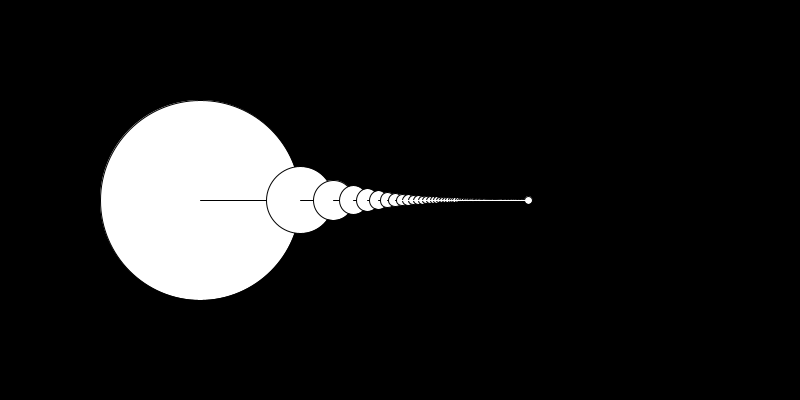
Frame 1 (no input)
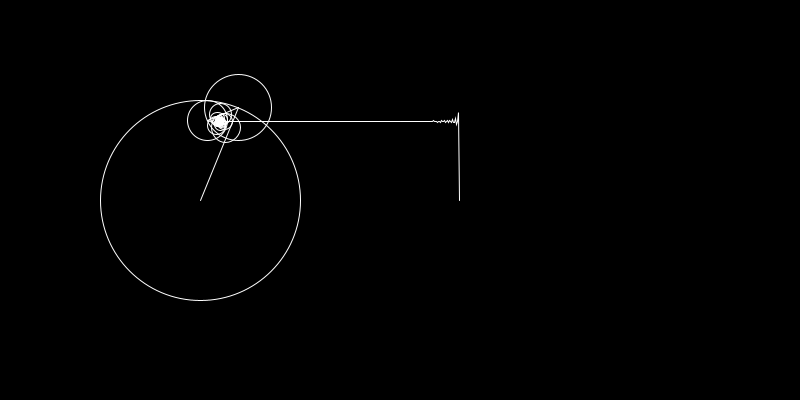
Frame 60 (the mouse pressed at the canvas centre just before this capture)
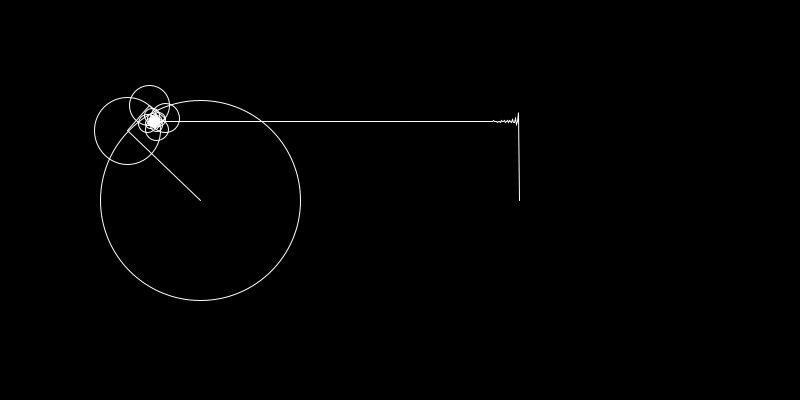
Frame 120 (the mouse held since frame 60 and released just before this capture)

The Processing sketch that drew these frames (run headless with seeded random() and noise(); from frame 60 on, the mouse is pressed at the canvas centre):

// Processing sketch: DFT
// ── DFT.pde
float r=100;
float time=0;
int num=100;
FloatList p;
FloatList p1;
float[] wa={100,100,100,-100,-100,-100,100,100,100,-100,-100,-100};
float[][] wave;
PVector location=new PVector(0,0);

void setup(){
  size(800,400);
  wave=dft(wa);
  p=new FloatList();
  //println(wave[6]);
}

void draw(){
  background(0);
  translate(200,200);
  float x=0;
  float y=0;
  for(int i=1;i<=num;i+=1){
    circle(x,y,2*r/(2*i-1));
    float fx=x+r*cos((2*i-1)*time)/(2*i-1);
    float fy=y+r*sin((2*i-1)*time)/(2*i-1);
    line(x,y,fx,fy);
    x=fx;
    y=fy; 
  }
  fill(255);
  circle(x,y,8);
  location=new PVector(x,y);
  
  
  
  p.append(location.y);
  p1=p.copy();
  p1.reverse();
  stroke(255);
  line(location.x,location.y,200,p1.get(0));
  translate(200,0);
  noFill();
  stroke(255);
  beginShape();
  for(int i=0;i<p1.size();i+=1){
    vertex(i,p1.get(i));
  }
  endShape();
  if(p.size()>500){
    p.remove(0);
  }
  
  
  
  time-=0.02;
  //if(time<=-2*PI){
  //  time=0;
  //  num+=1;
  //}
}

float[][] dft(float[] y){
  int N=y.length;
  float[][] X=new float[N][5];
  for(int k=0;k<N;k+=1){
    float re=0;
    float im=0;
    for(int n=0;n<N;n+=1){
      re+=y[n]*cos(2*PI*n*k/N);
      im-=y[n]*sin(2*PI*n*k/N);
    
    }
    re=re/N;
    im=im/N;
    X[k][0]=re;
    X[k][1]=im;
  }
  
  
  
  
  return X;
}
